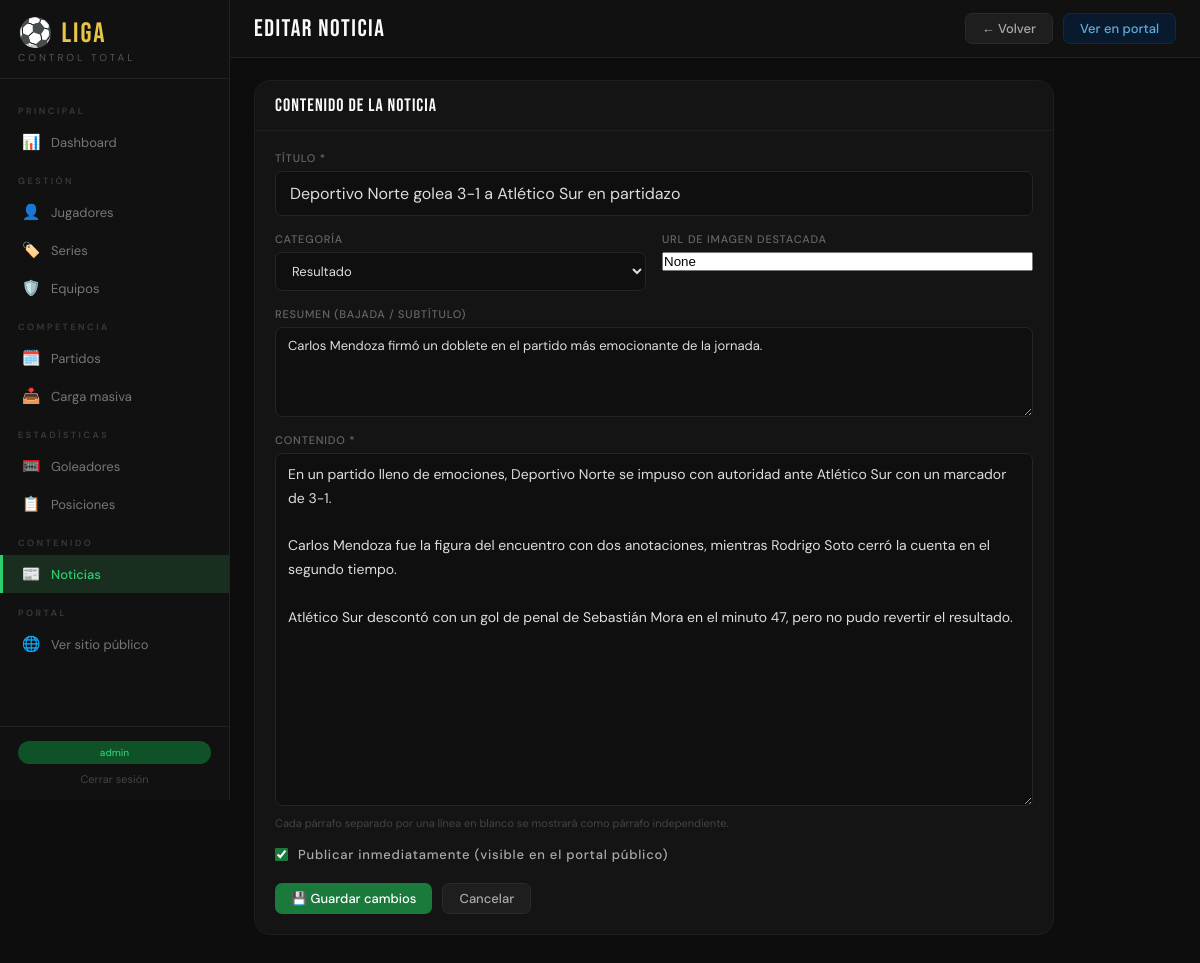
The page /admin/noticias/1/editar (signed in) on the database its author committed.
### app/models/__init__.py (models this page shows, shortened)
class Usuario(UserMixin, db.Model):
    __tablename__ = 'usuarios'
    id = db.Column(db.Integer, primary_key=True)
    username = db.Column(db.String(64), unique=True, nullable=False)
    email = db.Column(db.String(120), unique=True, nullable=False)
    password_hash = db.Column(db.String(256), nullable=False)
    es_admin = db.Column(db.Boolean, default=False)
    creado_en = db.Column(db.DateTime, default=datetime.utcnow)

class Noticia(db.Model):
    __tablename__ = 'noticias'
    id         = db.Column(db.Integer, primary_key=True)
    titulo     = db.Column(db.String(200), nullable=False)
    resumen    = db.Column(db.String(400))
    cuerpo     = db.Column(db.Text, nullable=False)
    imagen_url = db.Column(db.String(300))
    categoria  = db.Column(db.String(30), default='general')
    publicada  = db.Column(db.Boolean, default=False)
    creado_en  = db.Column(db.DateTime, default=datetime.utcnow)
    autor_id   = db.Column(db.Integer, db.ForeignKey('usuarios.id'))
    autor = db.relationship('Usuario', backref='noticias')
    CATEGORIAS = {
        'general':        ('📰', 'General'),
        'resultado':      ('⚽', 'Resultado'),
        'fixture':        ('🗓️', 'Fixture'),
        'disciplina':     ('🟨', 'Disciplina'),
        'transferencia':  ('🔄', 'Transferencia'),
        'institucional':  ('🏛️', 'Institucional'),
    }

### app/routes/noticias.py (the view, shortened to what this page needs)
@noticias_bp.route('/nueva', methods=['GET', 'POST'])
@noticias_bp.route('/<int:id>/editar', methods=['GET', 'POST'])
@login_required
def form(id=None):
    noticia = Noticia.query.get_or_404(id) if id else None
    categorias = ['general', 'resultado', 'fixture', 'disciplina', 'transferencia', 'institucional']
    return render_template('noticias/form.html', noticia=noticia, categorias=categorias)

### app/models/__init__.py (called while the page is built)
@login_manager.user_loader
def load_user(user_id):
    return Usuario.query.get(int(user_id))

### app/templates/noticias/form.html (shortened to what this page needs)
{% extends 'base.html' %}
{% block topbar_title %}{{ 'EDITAR NOTICIA' if noticia else 'NUEVA NOTICIA' }}{% endblock %}
{% block topbar_actions %}
  <a href="{{ url_for('noticias_admin.index') }}" class="btn btn-secondary">← Volver</a>
  {% if noticia %}
  <a href="{{ url_for('public.noticia_detalle', id=noticia.id) }}" target="_blank" class="btn btn-info">Ver en portal</a>
  {% endif %}
{% endblock %}
{% block content %}
<div style="max-width:800px;">
<div class="card">
  <div class="card-header"><span class="card-title">CONTENIDO DE LA NOTICIA</span></div>
  <div class="card-body">
    <form method="POST">
      <div class="form-grid">
        <div class="form-group full">
          <label>Título *</label>
          <input type="text" name="titulo" required placeholder="Título de la noticia"
            value="{{ noticia.titulo if noticia else '' }}"
            style="font-size:16px; padding:11px 14px;">
        </div>
        <div class="form-group">
          <label>Categoría</label>
          <select name="categoria">
            {% for cat in categorias %}
            <option value="{{ cat }}" {{ 'selected' if noticia and noticia.categoria == cat else '' }}>
              {{ cat|title }}
            </option>
            {% endfor %}
          </select>
        </div>
        <div class="form-group">
          <label>URL de imagen destacada</label>
          <input type="url" name="imagen_url"
            placeholder="https://ejemplo.com/imagen.jpg"
            value="{{ noticia.imagen_url if noticia else '' }}">
        </div>
        <div class="form-group full">
          <label>Resumen (bajada / subtítulo)</label>
          <textarea name="resumen" rows="2"
            placeholder="Breve descripción que aparece en la lista de noticias...">{{ noticia.resumen if noticia else '' }}</textarea>
        </div>
        <div class="form-group full">
          <label>Contenido *</label>
          <textarea name="cuerpo" required rows="14"
            placeholder="Escribe el contenido completo de la noticia. Usa líneas en blanco para separar párrafos."
            style="font-family:var(--font-body); line-height:1.7; font-size:14px;">{{ noticia.cuerpo if noticia else '' }}</textarea>
          <span style="font-size:11px; color:#444; margin-top:4px;">Cada párrafo separado por una línea en blanco se mostrará como párrafo independiente.</span>
        </div>
        <div class="form-group full">
          <label style="display:flex; align-items:center; gap:10px; text-transform:none; font-size:13px; color:#aaa; cursor:pointer;">
            <input type="checkbox" name="publicada" style="width:auto; margin:0; accent-color:var(--verde);"
              {{ 'checked' if noticia and noticia.publicada else '' }}>
            Publicar inmediatamente (visible en el portal público)
          </label>
        </div>
      </div>
      <div style="display:flex; gap:10px; margin-top:20px;">
        <button type="submit" class="btn btn-primary">
          {{ '💾 Guardar cambios' if noticia else '+ Publicar noticia' }}
        </button>
        <a href="{{ url_for('noticias_admin.index') }}" class="btn btn-secondary">Cancelar</a>
      </div>
    </form>
  </div>
</div>
</div>
{% endblock %}

### app/templates/base.html (shortened to what this page needs)
<!DOCTYPE html>
<html lang="es">
<head>
</head>
<body>
<nav class="sidebar" id="sidebar">
  <div class="logo">
    <div class="logo-title">⚽ LIGA</div>
    <div class="logo-sub">Control Total</div>
  </div>
  <div class="nav">
    <div class="nav-section">Principal</div>
    <a href="{{ url_for('dashboard.index') }}" class="nav-item {% if request.endpoint == 'dashboard.index' %}active{% endif %}">
      <span class="nav-icon">📊</span><span>Dashboard</span>
    </a>
    <div class="nav-section">Gestión</div>
    <a href="{{ url_for('jugadores.index') }}" class="nav-item {% if request.blueprint == 'jugadores' %}active{% endif %}">
      <span class="nav-icon">👤</span><span>Jugadores</span>
    </a>
    <a href="{{ url_for('series.index') }}" class="nav-item {% if request.blueprint == 'series' %}active{% endif %}">
      <span class="nav-icon">🏷️</span><span>Series</span>
    </a>
    <a href="{{ url_for('equipos.index') }}" class="nav-item {% if request.blueprint == 'equipos' %}active{% endif %}">
      <span class="nav-icon">🛡️</span><span>Equipos</span>
    </a>
    <div class="nav-section">Competencia</div>
    <a href="{{ url_for('partidos.index') }}" class="nav-item {% if request.blueprint == 'partidos' %}active{% endif %}">
      <span class="nav-icon">🗓️</span><span>Partidos</span>
    </a>
    <a href="{{ url_for('carga_masiva.partidos') }}" class="nav-item {% if request.blueprint == 'carga_masiva' %}active{% endif %}">
      <span class="nav-icon">📥</span><span>Carga masiva</span>
    </a>
    <div class="nav-section">Estadísticas</div>
    <a href="{{ url_for('goleadores.index') }}" class="nav-item {% if request.blueprint == 'goleadores' %}active{% endif %}">
      <span class="nav-icon">🥅</span><span>Goleadores</span>
    </a>
    <a href="{{ url_for('tabla.index') }}" class="nav-item {% if request.blueprint == 'tabla' %}active{% endif %}">
      <span class="nav-icon">📋</span><span>Posiciones</span>
    </a>
    <div class="nav-section">Contenido</div>
    <a href="{{ url_for('noticias_admin.index') }}" class="nav-item {% if request.blueprint == 'noticias_admin' %}active{% endif %}">
      <span class="nav-icon">📰</span><span>Noticias</span>
    </a>
    <div class="nav-section">Portal</div>
    <a href="{{ url_for('public.home') }}" class="nav-item" target="_blank">
      <span class="nav-icon">🌐</span><span>Ver sitio público</span>
    </a>
  </div>
  <div class="sidebar-footer">
    <span class="badge-liga">{{ current_user.username }}</span>
    <a href="{{ url_for('auth.logout') }}" style="display:block;text-align:center;font-size:11px;color:#444;margin-top:8px;text-decoration:none">Cerrar sesión</a>
  </div>
</nav>
<div class="main">
  <div class="topbar">
    <div style="display:flex;align-items:center;gap:10px">
      <div class="topbar-title">{% block topbar_title %}{% endblock %}</div>
    </div>
    <div class="topbar-actions">{% block topbar_actions %}{% endblock %}</div>
  </div>
  <div class="content">
    {% block content %}{% endblock %}
  </div>
</div>
</body>
</html>

### app/templates/base.html (style rules this page uses)
* { box-sizing:border-box;margin:0;padding:0 }
:root { --verde:#1a7a3c;--verde-claro:#2ecc71;--verde-oscuro:#0f5228; --negro:#0d0d0d;--blanco:#fafafa;--gris:#f0f0ee;--gris-medio:#d0d0cc; --acento:#e8c547;--rojo:#c0392b;--azul:#2980b9; --font-title:'Bebas Neue',sans-serif;--font-body:'DM Sans',sans-serif; --radius:10px;--radius-lg:16px;--sidebar-w:230px; }
body { font-family:var(--font-body);background:var(--negro);color:var(--blanco);min-height:100vh;display:flex }
.sidebar { width:var(--sidebar-w);background:#111;border-right:1px solid #222;position:fixed;top:0;left:0;height:100vh;display:flex;flex-direction:column;z-index:100;overflow-y:auto }
.logo { padding:20px 18px 14px;border-bottom:1px solid #222 }
.logo-title { font-family:var(--font-title);font-size:28px;color:var(--acento);letter-spacing:2px;line-height:1 }
.logo-sub { font-size:10px;color:#555;letter-spacing:3px;text-transform:uppercase;margin-top:3px }
.nav { flex:1;padding:12px 0 }
.nav-section { font-size:9px;letter-spacing:2.5px;color:#3a3a3a;text-transform:uppercase;padding:14px 18px 6px;font-weight:600 }
.nav-item { display:flex;align-items:center;gap:10px;padding:9px 18px;border-left:3px solid transparent;transition:all .15s;color:#777;font-size:13px;text-decoration:none }
.nav-item.active { background:#1a2e1f;color:var(--verde-claro);border-left-color:var(--verde-claro);font-weight:500 }
.nav-icon { font-size:15px;width:20px;text-align:center }
.sidebar-footer { padding:14px 18px;border-top:1px solid #222 }
.badge-liga { background:var(--verde-oscuro);color:var(--verde-claro);font-size:10px;padding:5px 10px;border-radius:20px;font-weight:500;text-align:center;display:block }
.main { margin-left:var(--sidebar-w);flex:1;display:flex;flex-direction:column;min-height:100vh }
.topbar { background:#111;border-bottom:1px solid #222;padding:0 24px;height:58px;display:flex;align-items:center;justify-content:space-between;position:sticky;top:0;z-index:50 }
.topbar-title { font-family:var(--font-title);font-size:24px;letter-spacing:1.5px }
.topbar-actions { display:flex;gap:10px;align-items:center }
.content { padding:22px 24px;flex:1 }
.btn { font-family:var(--font-body);font-size:13px;font-weight:500;padding:8px 16px;border-radius:7px;cursor:pointer;border:none;transition:all .15s;display:inline-flex;align-items:center;gap:7px;text-decoration:none;line-height:1 }
.btn-primary { background:var(--verde);color:#fff }
.btn-secondary { background:#1e1e1e;color:#aaa;border:1px solid #2a2a2a }
.btn-info { background:#0a1a2e;color:#5dade2;border:1px solid #0e2a45 }
.card { background:#141414;border:1px solid #1e1e1e;border-radius:var(--radius-lg);overflow:hidden;margin-bottom:18px }
.card-header { padding:14px 20px;display:flex;justify-content:space-between;align-items:center;border-bottom:1px solid #1e1e1e }
.card-title { font-family:var(--font-title);font-size:18px;letter-spacing:1px }
.card-body { padding:20px }
.form-grid { display:grid;grid-template-columns:1fr 1fr;gap:16px }
.form-group { display:flex;flex-direction:column;gap:6px }
.form-group.full { grid-column:1/-1 }
label { font-size:11px;color:#666;font-weight:500;letter-spacing:.8px;text-transform:uppercase }
input[type=text],input[type=email],input[type=password],input[type=number],input[type=date],input[type=time],input[type=color],select,textarea { background:#0f0f0f;border:1px solid #252525;border-radius:7px;color:#ddd; font-family:var(--font-body);font-size:13px;padding:9px 12px;width:100%;transition:border .15s }
textarea { resize:vertical;min-height:90px }
select option { background:#161616 }

### rows shown on the page
Usuario: username "admin"
Noticia: titulo "Deportivo Norte golea 3-1 a Atlético Sur en partidazo", imagen_url "None", resumen "Carlos Mendoza firmó un doblete en el partido más emocionante de la jornada.", cuerpo "En un partido lleno de emociones, Deportivo Norte se impuso con autoridad ante Atlético Sur con un marcador de 3-1. Carlos Mendoza fue la figura del encuentro con dos anotaciones, mientras Rodrigo Soto cerró la cuenta en el segundo tiempo. Atlético Sur descontó con un gol de penal de Sebastián Mora en el minuto 47, pero no pudo revertir el resultado."

### other values the page prints
{{ 'EDITAR NOTICIA' if noticia else 'NUEVA NOTICIA' }} "EDITAR NOTICIA"
{{ '💾 Guardar cambios' if noticia else '+ Publicar noticia' }} "💾 Guardar cambios"
form field categoria "Resultado"
